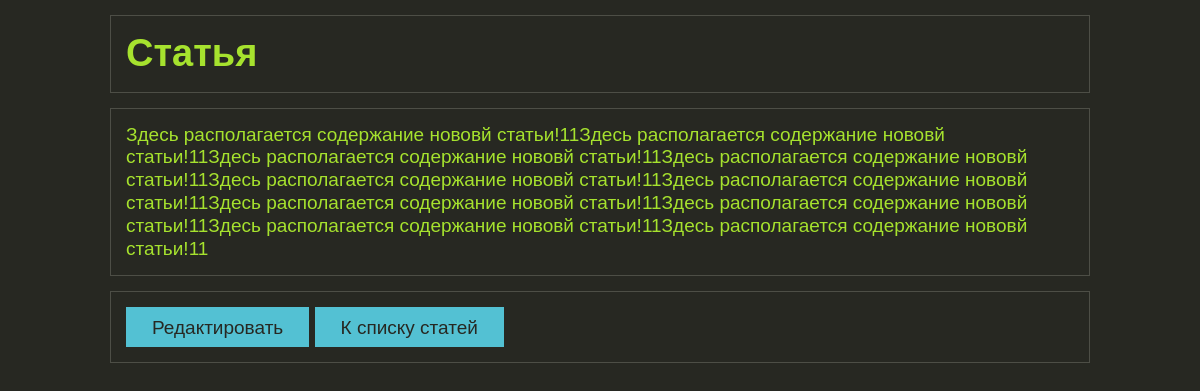
/post.php?article_id=1, run on the app's committed database.
### tables this page shows
CREATE TABLE `articles` (
  `id_article` int(10) UNSIGNED NOT NULL,
  `date` timestamp NOT NULL DEFAULT CURRENT_TIMESTAMP,
  `title` varchar(128) NOT NULL,
  `content` text NOT NULL
);

### post.php (called while the page is built, shortened)
<?php
	include_once('models/blog.php');
	$article_id = $_GET['article_id'] ?? null;
	$query = db_query("SELECT * FROM articles WHERE id_article=:article_id", ['article_id' => $article_id]);
	$article_show = $query->fetch();
	if(blog_auth()){
		$add_link = 'edit.php?article_id=' . $article_id;
	} else {
		$add_link = 'login.php';
	}
	$msg_errors = blog_show_error();
	include('views/view_post.php');
?>

### models/db.php (called while the page is built, shortened)
<?php
	function db_connect(){
		static $db;
		if($db === null){
			$db = new PDO('mysql:host=localhost;dbname=db_blog', 'root', '');
			$db->exec('SET NAMES UTF8');
		}
		return $db;
	}
	function db_query($sql, $params = []){
		$db = db_connect();
		$query = $db->prepare($sql);
		$query->execute($params);
		return $query;
	}
?>

### models/blog.php (called while the page is built, shortened)
<?php
	include_once('models/db.php');
	function blog_show_error($msg = null){
		static $show_error = [];
		return $show_error;
	}
?>

### views/view_post.php (the view, shortened to what this page needs)
<!DOCTYPE html>
<html lang="ru">
    <head>
        <link rel="stylesheet" href="./views/css/style.css">
    </head>
    <body>
		<div class="page_rubber">
			<div class="wrapper">
				<h1><?= $article_show['title'] ?></h1>
				<div class="content">
						<? endif;
						if ($msg_errors == null):
							echo nl2br($article_show['content']);
						endif;
					?>
				</div>
				<div class="nav">
					<div class="nav_link"><a href="<?= $add_link ?>">Редактировать</a> <a href="./">К списку статей</a></div>
				</div>
			</div>
		</div>
	</body>
</html>

### views/css/style.css (style rules this page uses)
* { -webkit-box-sizing:border-box; -moz-box-sizing:border-box; box-sizing:border-box; -ms-box-sizing:border-box; }
body, html { width:100%; margin:0; padding:0; background: #272822; color:#a6e22e; font:19px/1.2 'Calibri', sans-serif; height: 100%; min-width: 1000px; }
a { color:#53c1d3; border-bottom: 1px solid; text-decoration:none; -webkit-transition:all .5s cubic-bezier(.65,.85,.11,1.03); -moz-transition:all .5s cubic-bezier(.65,.85,.11,1.03); -o-transition:all .5s cubic-bezier(.65,.85,.11,1.03); transition:all .5s cubic-bezier(.65,.85,.11,1.03); }
.page_rubber { width:100%; min-width:1000px; overflow:hidden; }
.wrapper { position:relative; width:980px; margin:0 auto; }
h1, .content, .nav { border: 1px solid #4d4e46; padding: 15px; margin: 15px 0; }
.nav_link a, .form_submit input { display: inline-block; height: 40px; line-height: 40px; padding: 0 25px; border: 1px solid #53c1d3; background: #53c1d3; color: #272822; }

### data on the page
articles: title "Статья", content "Здесь располагается содержание нововй статьи!11Здесь располагается содержание нововй статьи!11Здесь располагается содержание нововй статьи!11Здесь располагается содержание нововй статьи!11Здесь располагается содержание нововй статьи!11Здесь располагается содержание нововй статьи!11Здесь располагается содержание нововй статьи!11Здесь располагается содержание нововй статьи!11Здесь располагается содержание нововй статьи!11Здесь располагается содержание нововй статьи!11"
